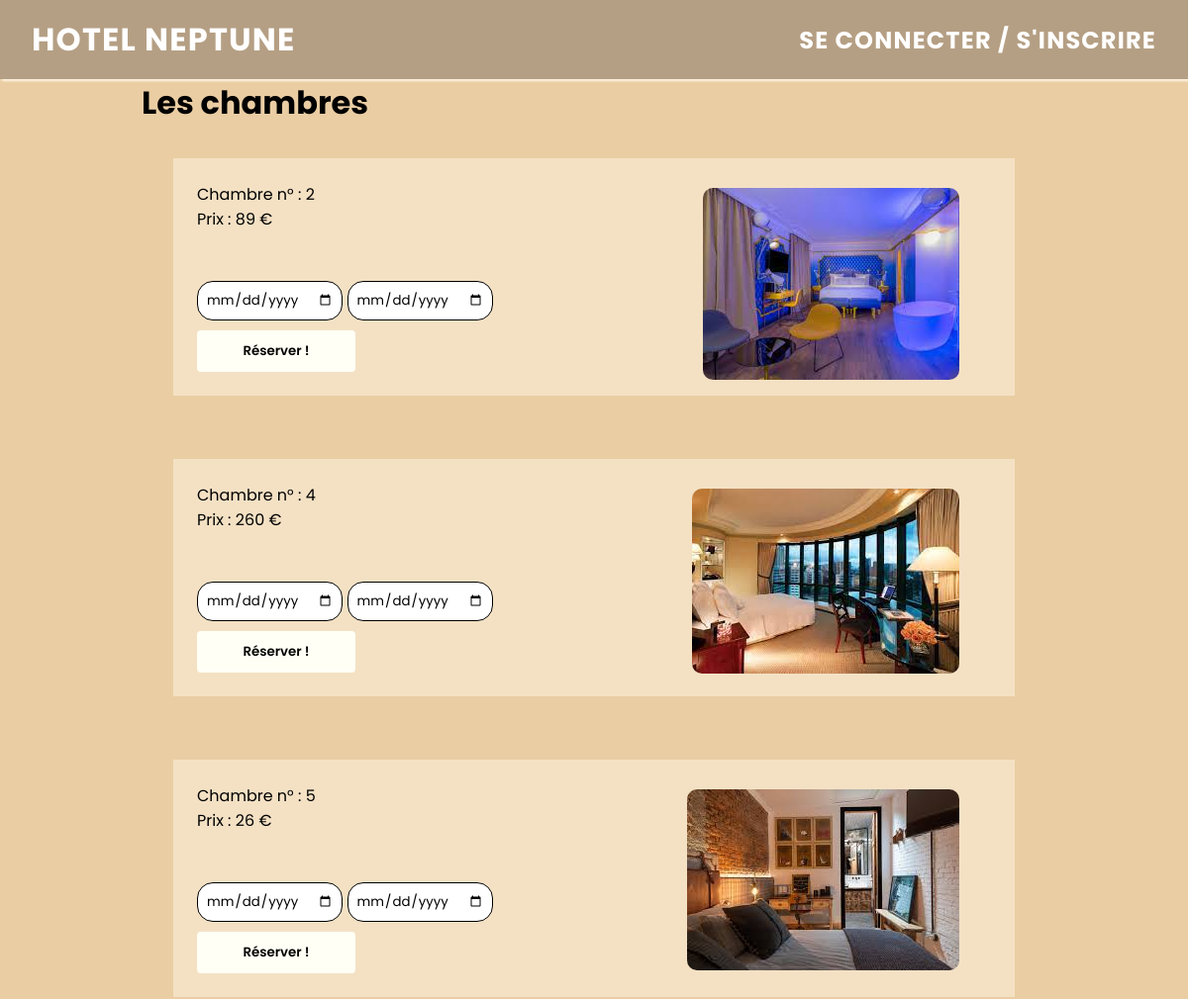
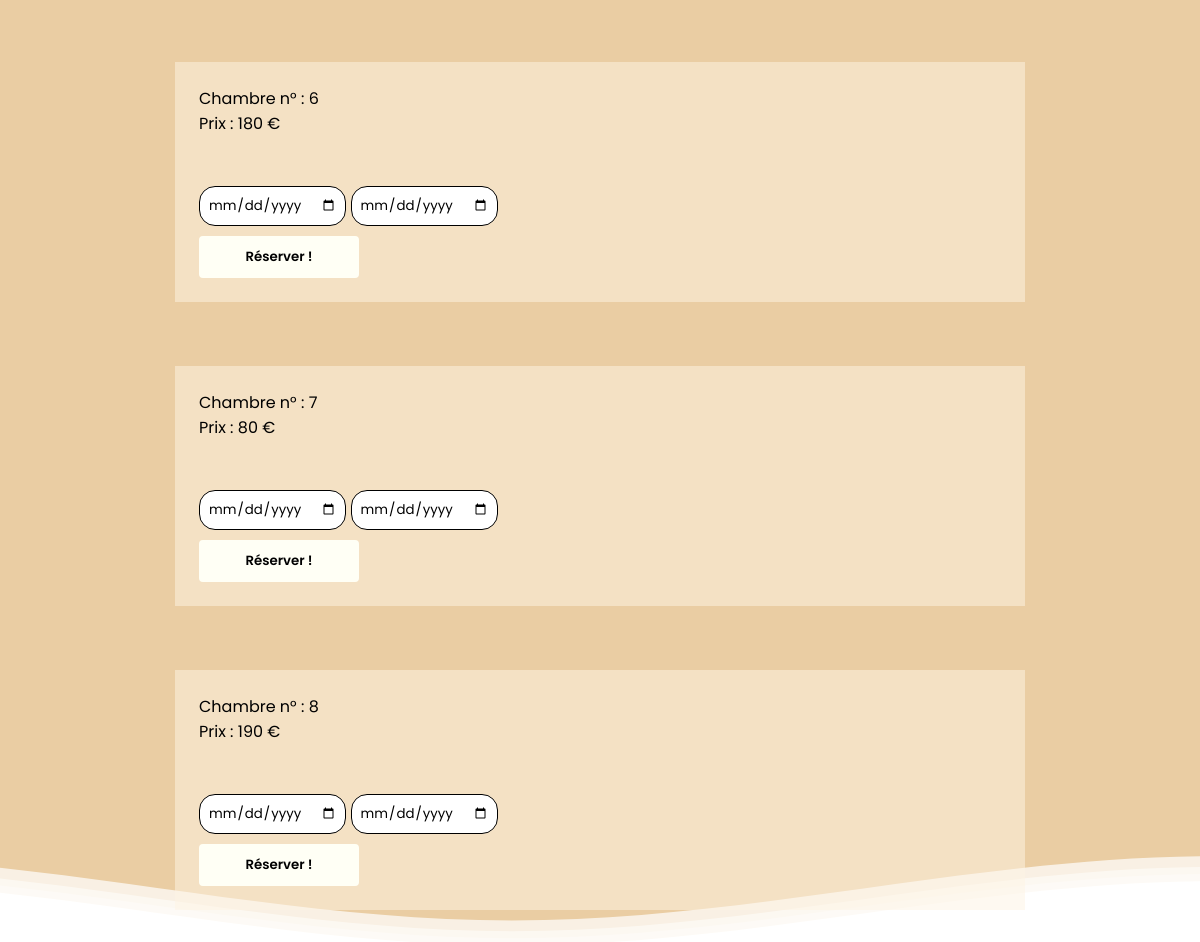
Page /projets/hotel-neptune/resa_suite.php on the committed database (2 pictures, top to bottom).
### tables this page shows
CREATE TABLE IF NOT EXISTS `chambre` (
  `num` int(11) NOT NULL,
  `nb_place` int(11) NOT NULL,
  `prix/nuit` int(11) NOT NULL,
  `expo` int(11) NOT NULL,
  `etage` int(11) NOT NULL,
  `dispo` tinyint(1) NOT NULL DEFAULT '0',
  PRIMARY KEY (`num`)
);

### projets/hotel-neptune/resa_suite.php (the view, shortened to what this page needs)
<?php
    include('php/link_db.php');
?>
<!DOCTYPE html>
<html lang="en">
<head>
    <?php include("php/head.php"); ?>
    <link rel="stylesheet" href="css/suite.css">
</head>
<body>
    <?php include("php/header.php"); ?>
    <div class="global-container-suite">
        <div class="titre">
            <h1>Les chambres</h1>
        </div>
        <?php
            $sql = "SELECT * FROM chambre ORDER BY num";
            $requete = $db->query($sql);
            $chambres = $requete->fetchAll();
            foreach($chambres as $chambre) {
                $numero = $chambre['num']; ?>
                <div class="suite-chambre">
                    <div class="info">
                        <div class="num-chambre">
                            Chambre n° : <?php echo $numero; ?>
                        </div>
                        <div class="prix-chambre">
                            Prix : <?php echo $chambre['prix/nuit']; ?> €
                        </div>
                        <br><br>
                        <div class="form-resa">
                            <form action="php/insert_resa.php" method="GET">
                                <input class="date" type="date" name='d_debut' min='<?php $days = date("d"); $mons = date("m"); $years = date("Y"); $date = $years.'-'.$mons.'-'.$days; echo $date; ?>'>
                                <input class="date" type="date" name='d_fin' min='<?php $days = date("d"); $mons = date("m"); $years = date("Y"); $date = $years.'-'.$mons.'-'.$days; echo $date;?>'>
                                <div class="boutton-resa-chambre">
                                    <input type="submit" value="Réserver !" class="submit">
                                </div>
                            </form>
                        </div>
                    </div>
                    <div class="img">
                        <img src="img-chambre\<?php echo $numero; ?>\img.jfif" alt="">
                    </div>
                </div>
            <?php }
        ?>
    </div>
    <?php include("php/footer.php"); ?>
</body>
</html>

### projets/hotel-neptune/php/head.php (shortened to what this page needs)
<link rel="stylesheet"  href="css/main.css">

### projets/hotel-neptune/php/header.php (shortened to what this page needs)
<nav class="nav">
    <ul class="nav-list">
        <li class="nav-item"><a href="index.php" class='logo'>Hotel Neptune</a></li>
        <?php
        if (empty($_SESSION)) {
            echo "<li class=\"nav-item\"><a href=\"login.php\" class='logo'>Se connecter / s'inscrire</a></li>";
        } ?>
    </ul>
</nav>

### projets/hotel-neptune/php/footer.php (shortened to what this page needs)
<footer>
    <div>
        </div>
</footer>

### projets/hotel-neptune/css/main.css (style rules this page uses)
* { margin: 0; padding: 0; box-sizing: border-box; font-family: 'Poppins', sans-serif; list-style : none; }
body { display: flex; justify-content: center; align-items: center; background: rgb(255, 255, 255); background: #eacda3; background: -webkit-linear-gradient(to right, #eacda3, #d6ae7b); margin: auto; }
nav { background: #b59f84; position: fixed; top: 0px; left: 0px; height: 5rem; width: 100%; box-shadow: 2px 2px 2px #fdf4e3; }
.nav-list { padding: 1rem 0; display: flex; justify-content: flex-end; align-items: center; }
.nav-item { margin-right: 2rem; text-transform: uppercase; font-size: 75%; font-weight: 400; }
.nav-item a { color:#fff; letter-spacing: 1.2px; }
.nav-item:first-child { margin-left: 2rem; margin-right: auto; font-size: 100%; }
.logo { font-size: 200%; text-decoration: none; font-weight: bolder; color: aliceblue; left: 1%; top: 15%; }
input[type="submit"] { border: none; outline: none; background: #FFFFF5; padding: 11px 25px; width: 100px; margin-top: 10px; border-radius: 4px; font-weight: 600; cursor: pointer; }
img { border-radius: 10px; }
.waves { position:fixed; left: 0%; bottom: 0%; z-index: -2; width: 100%; height:8vh; margin-bottom:-7px; min-height:100px; max-height:150px; }

### projets/hotel-neptune/css/suite.css (style rules this page uses)
.global-container-suite { display: flex; flex-direction: column; margin-top: 5rem; }
.form-resa form .submit { width: 10rem; }
.form-resa form .date { padding: .5rem; border: solid 1px #000; border-radius: 1rem; }
.suite-chambre { display: flex; background: #fdf4e383; width: 850px; margin: 2rem; padding: 1.5rem; align-items: center; }
.img { margin-left: auto; margin-right: 2rem; max-height: 180px; }

### rows in the picture
chambre: num "2", value "89", shows a picture
chambre: num "4", value "260", shows a picture
chambre: num "5", value "26", shows a picture
chambre: num "6", value "180"
chambre: num "7", value "80"
chambre: num "8", value "190"
